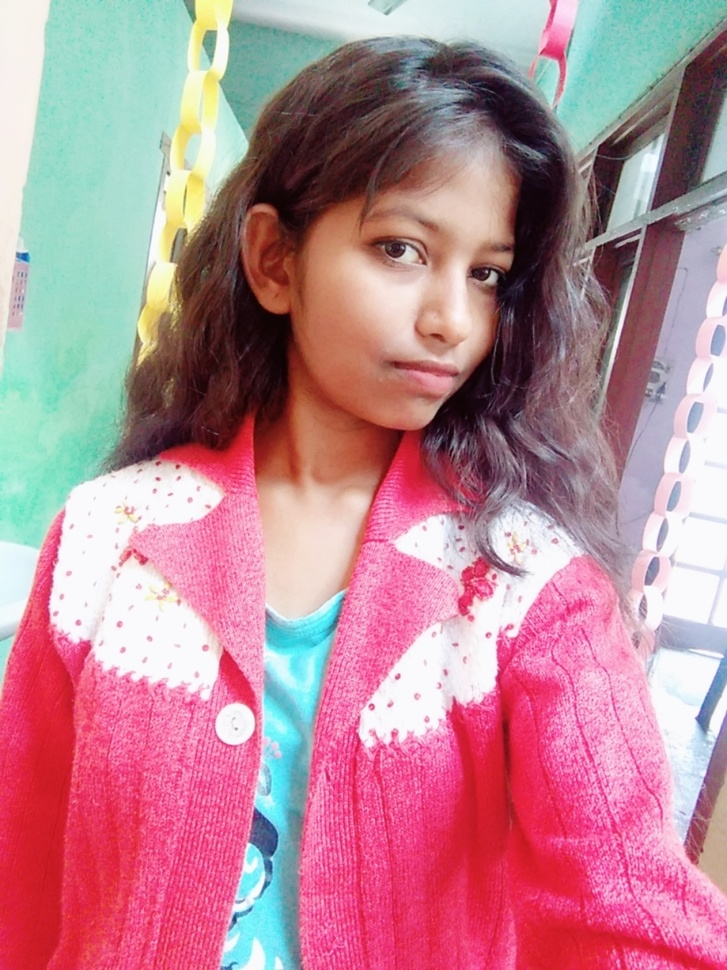
#> input picture pic.jpg, 727 x 970 px, shrunk from 960 x 1280 before the run
$ python 'Converting image into Sketch.py'
#> lines starting #> are read from the running program, lines starting #| are printed output that depends on the picture
# Importing Modules
import cv2
import matplotlib.pyplot as plt
plt.style.use('seaborn')

# Loading and Plotting Original Image
img = cv2.imread("pic.jpg")
#> img is the input picture: shape (970, 727, 3); mean B, G, R 148.1, 135.6, 186.1
img = cv2.cvtColor(img, cv2.COLOR_BGR2RGB)
plt.figure(figsize=(8, 8))
# [6 lines of commented-out code are left out]
img_gray = cv2.cvtColor(img, cv2.COLOR_BGR2GRAY)
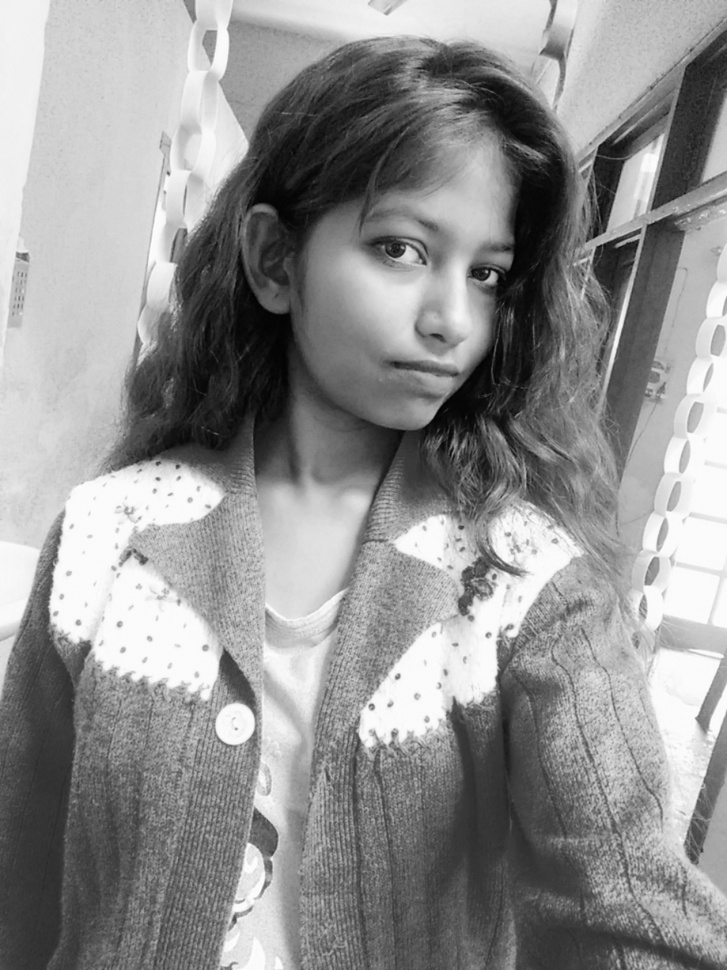
#> img_gray: shape (970, 727); min 1, max 254, mean 145.1
plt.figure(figsize=(8, 8))
# [6 lines of commented-out code are left out]
img_invert = cv2.bitwise_not(img_gray)
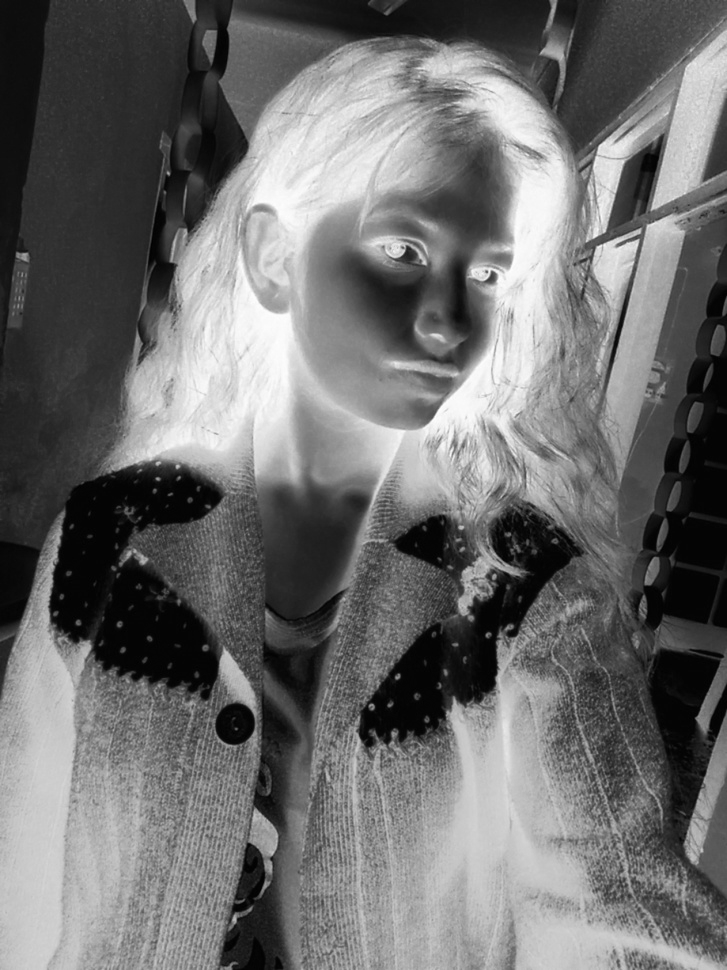
#> img_invert: shape (970, 727); min 1, max 254, mean 109.9
plt.figure(figsize=(8, 8))
# [4 lines of commented-out code are left out]

img_smoothing = cv2.GaussianBlur(img_invert, (21, 21), sigmaX=0, sigmaY=0)
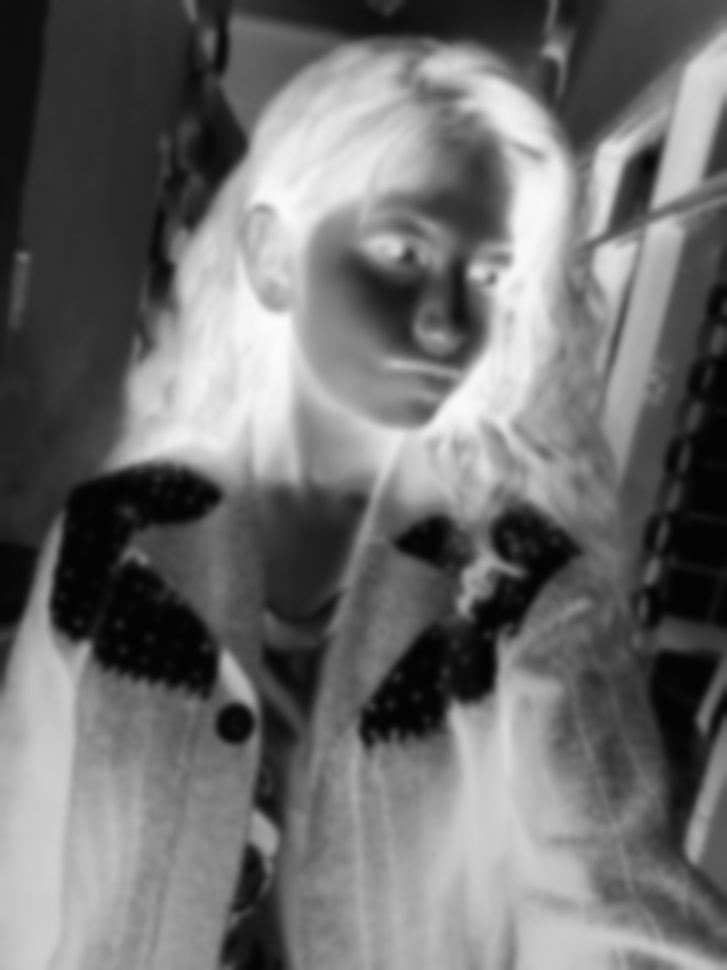
#> img_smoothing: shape (970, 727); min 4, max 250, mean 109.9
plt.figure(figsize=(8, 8))
# [6 lines of commented-out code are left out]
final = cv2.divide(img_gray, 255 - img_smoothing, scale=255)
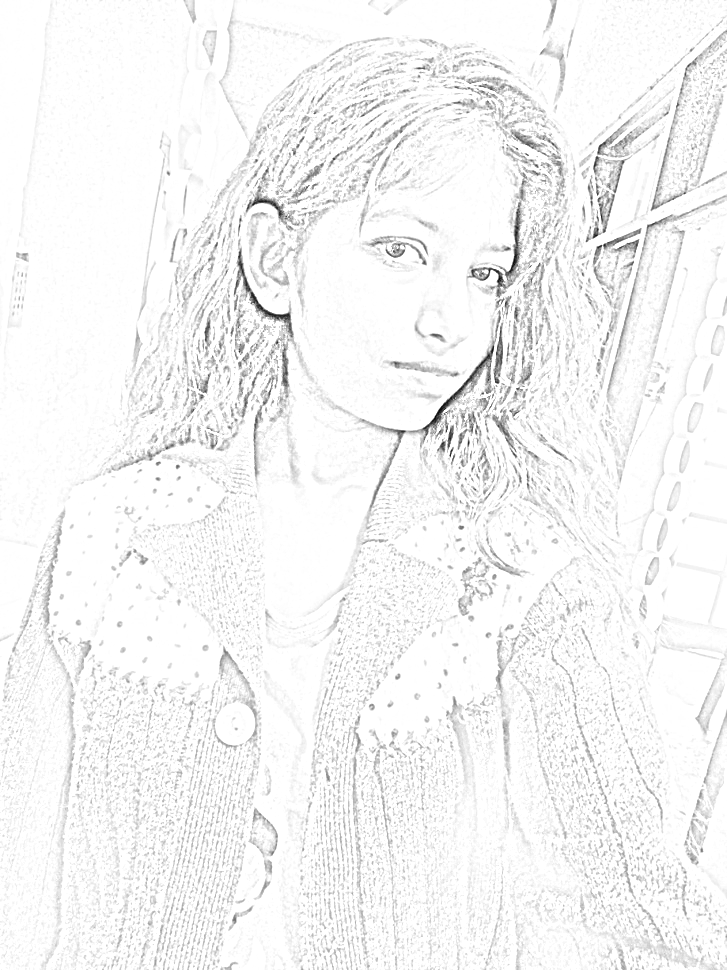
#> final: shape (970, 727); min 8, max 255, mean 244.6
plt.figure(figsize=(8, 8))
# [6 lines of commented-out code are left out]
plt.figure(figsize=(20, 20))
plt.subplots(1, 5)
plt.imshow(img)
plt.axis("off")
plt.title("OriginalImage")
plt.subplots(1, 5)
plt.imshow(img_gray, cmap="gray")
plt.axis("off")
plt.title("GrayScale Image")
plt.subplots(1, 5)
plt.imshow(img_invert, cmap="gray")
plt.axis("off")
plt.title("Inverted Image")
plt.subplots(1, 5)
plt.imshow(img_smoothing, cmap="gray")
plt.axis("off")
plt.title("Smoothen Image")
plt.subplots(1, 5)
plt.imshow(final, cmap="gray")
plt.axis("off")
plt.title("Final Sketch Image")
plt.show()
